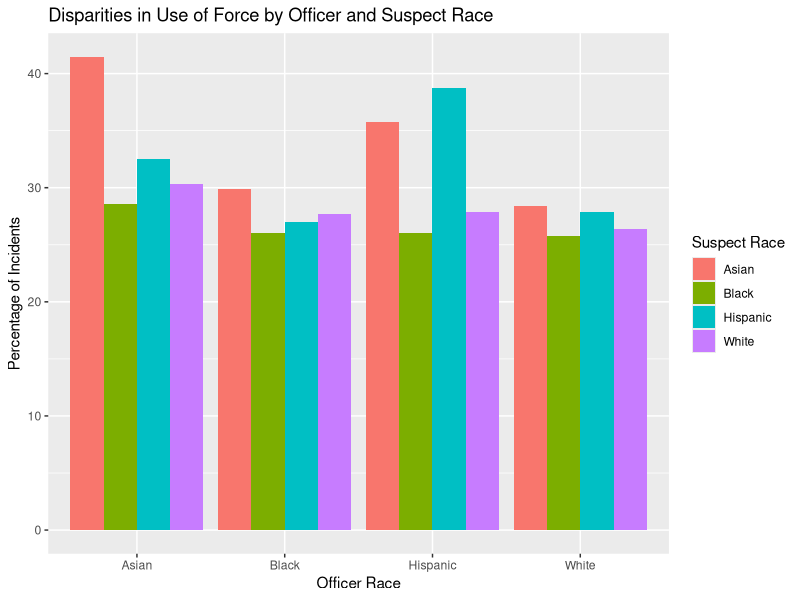

The R script that drew this image:
library(tidyverse)

generate_police_data <- function(num_obs, start_date, end_date) {
  
  # Create a sequence of dates from start_date to end_date in YYYY-MM-DD format
  dates <- seq.Date(from = as.Date(start_date), to = as.Date(end_date), by = "day")
  
  # Create a data frame to store the generated data
  data <- data.frame(Date_of_Incident = rep(dates, each = num_obs),
                     Officer_ID = rep(1:num_obs, length(dates)),
                     # set gender to proportions for agency
                     Officer_Gender = sample(c("Male", "Female"), size = num_obs * length(dates), replace = TRUE, prob = c(0.85, 0.15)),
                     # set officer age to proportions for agency
                     Officer_Age = round(rnorm(num_obs * length(dates), mean = 35, sd = 5)),
                     # set officer race to proportions for agency
                     Officer_Race = sample(c("White", "Black", "Hispanic", "Asian"), size = num_obs * length(dates), replace = TRUE, prob = c(0.6, 0.2, 0.1, 0.1)),
                     # set suspect gender to proportions desired
                     Suspect_Gender = sample(c("Male", "Female"), size = num_obs * length(dates), replace = TRUE, prob = c(0.90, 0.1)),
                     # set suspect age to proportions desired
                     Suspect_Age = round(rnorm(num_obs * length(dates), mean = 27, sd = 5)),
                     # set suspect race to proportions desired
                     Suspect_Race = sample(c("White", "Black", "Hispanic", "Asian"), size = num_obs * length(dates), replace = TRUE, prob = c(0.4, 0.4, 0.1, 0.1)),
                     # set "no force" to percentage desired 
                     Use_of_Force_Type = ifelse(runif(num_obs * length(dates)) < 0.92, "No Force", 
                                                sample(c("Physical Force", "Chemical Irritant", "Electronic Control Device", "K9 Bite"), 
                                                       size = num_obs * length(dates), replace = TRUE)))
  
  return(data)
}

# Generate fake data
set.seed(123)
police_data <- generate_police_data(num_obs = 150, start_date = "2022-01-01", end_date = "2022-12-31")

glimpse(police_data)
# Rows: 54,750
# Columns: 9
# $ Date_of_Incident  <date> 2022-01-01, 2022-01-01, 2022-01-01, 2022-01-01, 2022-01-01, 2022-01-01…
# $ Officer_ID        <int> 1, 2, 3, 4, 5, 6, 7, 8, 9, 10, 11, 12, 13, 14, 15, 16, 17, 18, 19, 20, …
# $ Officer_Gender    <chr> "Male", "Male", "Male", "Female", "Female", "Male", "Male", "Female", "…
# $ Officer_Age       <dbl> 35, 31, 36, 38, 32, 32, 34, 29, 38, 34, 38, 37, 30, 30, 35, 30, 31, 40,…
# $ Officer_Race      <chr> "White", "White", "White", "White", "White", "White", "White", "White",…
# $ Suspect_Gender    <chr> "Male", "Female", "Male", "Male", "Male", "Male", "Male", "Male", "Male…
# $ Suspect_Age       <dbl> 29, 30, 26, 29, 23, 27, 33, 34, 18, 33, 20, 18, 24, 26, 23, 22, 28, 29,…
# $ Suspect_Race      <chr> "Asian", "White", "Hispanic", "White", "White", "Asian", "Black", "Blac…
# $ Use_of_Force_Type <chr> "No Force", "No Force", "Electronic Control Device", "No Force", "No Fo…


# Calculate the percentage of incidents that involve force by officer and suspect race
force_by_race <- police_data %>%
  filter(Use_of_Force_Type != "No Force") %>% # Remove "No Force" observations
  group_by(Officer_Race, Suspect_Race, Use_of_Force_Type) %>%
  summarise(n = n()) %>%
  group_by(Officer_Race, Suspect_Race) %>%
  mutate(pct = n / sum(n) * 100) %>%
  ungroup()

# Create a ggplot2 plot
ggplot(force_by_race, aes(x = Officer_Race, y = pct, fill = Suspect_Race)) +
  geom_bar(stat = "identity", position = "dodge") +
  labs(title = "Disparities in Use of Force by Officer and Suspect Race",
       x = "Officer Race",
       y = "Percentage of Incidents",
       fill = "Suspect Race")
